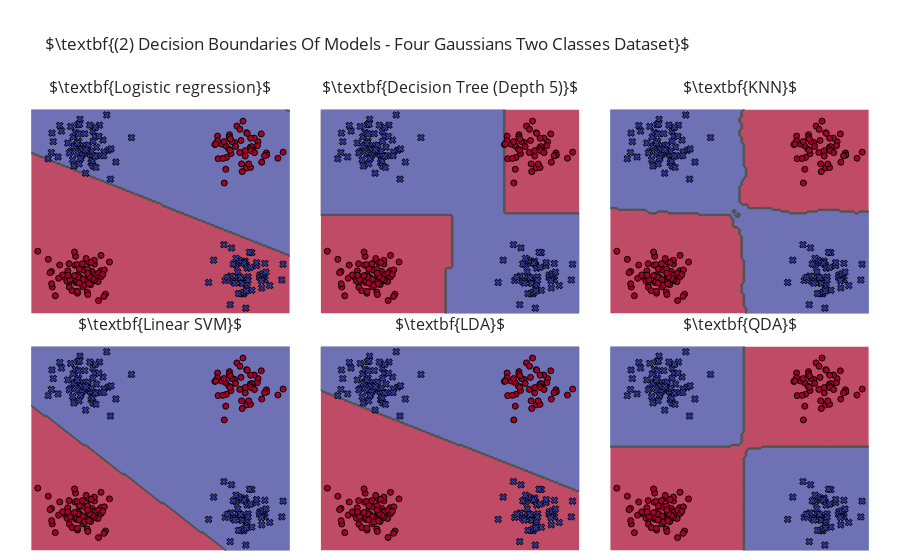

Write notebook code for a chart like this one.
### Markdown cell above
## Execute Models

### Code cell
fig = make_subplots(rows=2, cols=3, subplot_titles=[rf"$\textbf{{{m}}}$" for m in model_names],
                    horizontal_spacing = 0.01, vertical_spacing=.03)
for i, m in enumerate(models):
    fig.add_traces([decision_surface(m.fit(X, y).predict, lims[0], lims[1], showscale=False),
                    go.Scatter(x=X[:,0], y=X[:,1], mode="markers", showlegend=False,
                               marker=dict(color=y, symbol=symbols[y], colorscale=[custom[0], custom[-1]], 
                                           line=dict(color="black", width=1)) )], 
                   rows=(i//3) + 1, cols=(i%3)+1)

fig.update_layout(title=rf"$\textbf{{(2) Decision Boundaries Of Models - {title} Dataset}}$", margin=dict(t=100))\
    .update_xaxes(visible=False). update_yaxes(visible=False)
